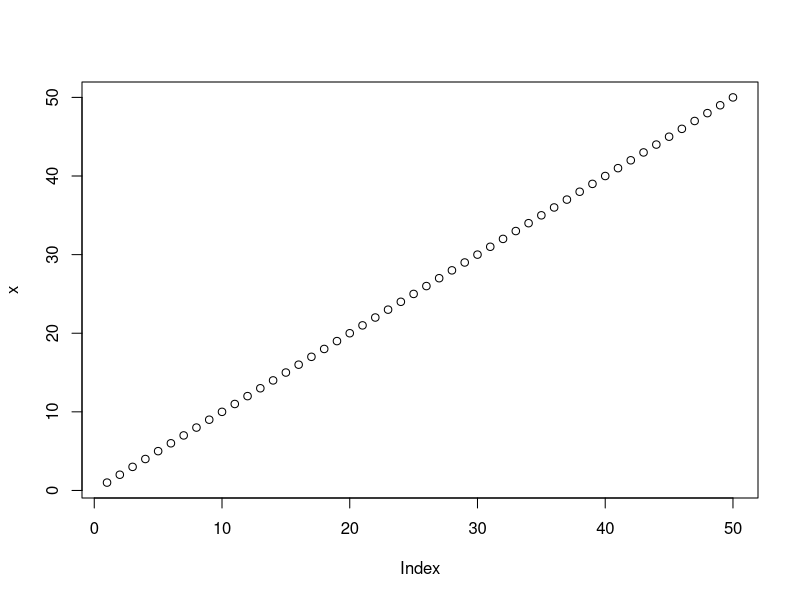
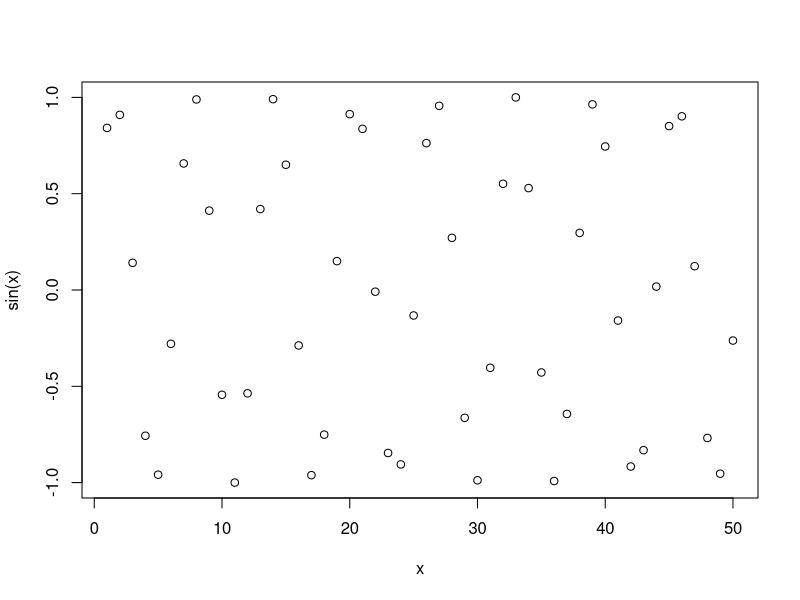
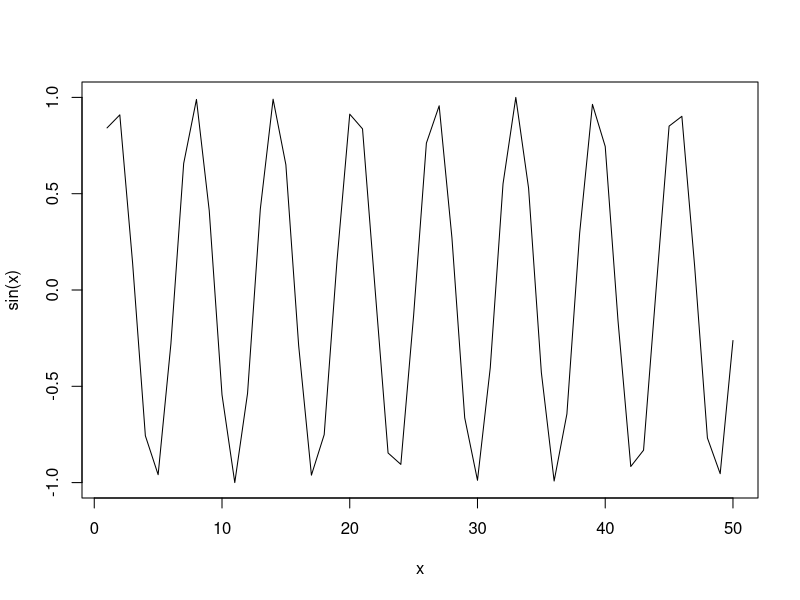
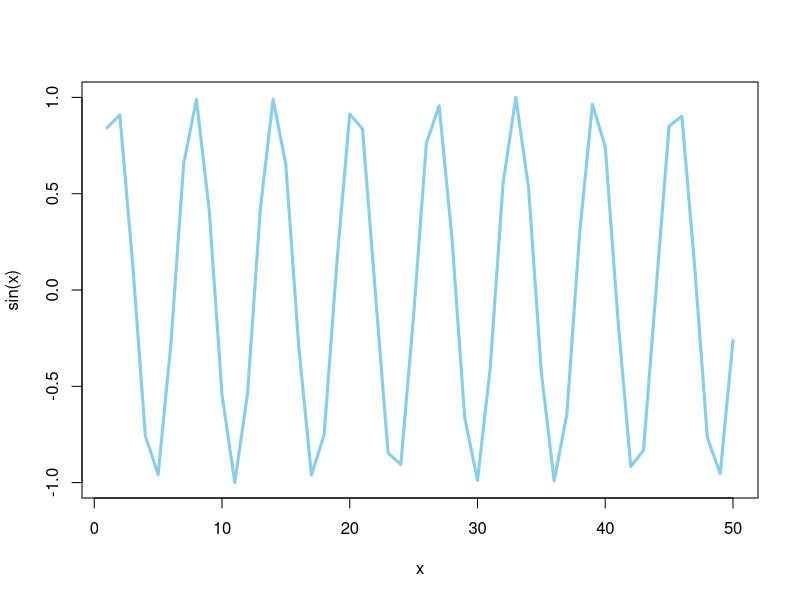

The R script that drew these images, in order:
# My first R script (lab 4)
x <- 1:50
plot(x)

plot(x, sin(x))
plot(x, sin(x), typ="l")
plot(x, sin(x), typ="l", col="skyblue", lwd=3)